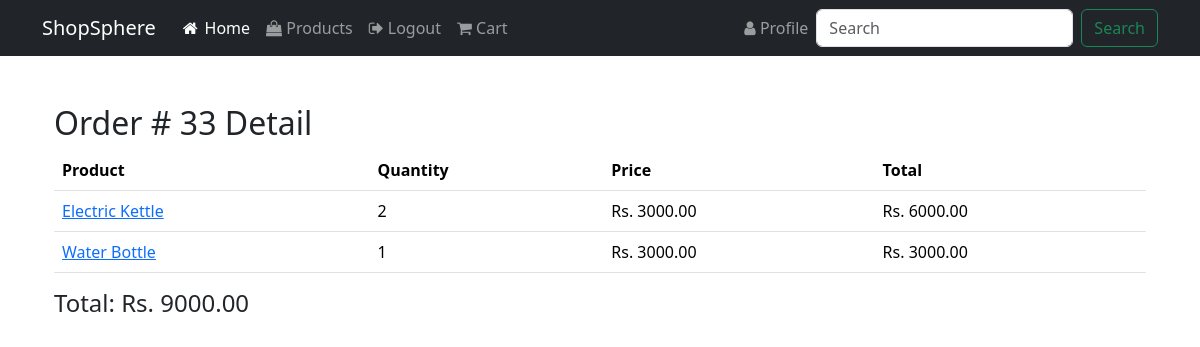
The page /order-detail/33 (signed in) on the database its author committed.
### users/models.py (models this page shows, shortened)
class Order(models.Model):
    user = models.ForeignKey(User, on_delete=models.CASCADE)
    order_date = models.DateTimeField(auto_now_add=True)
    total_price = models.DecimalField(max_digits=10, decimal_places=2)
    full_name = models.CharField(max_length=70)
    address = models.CharField(max_length=250)
    city = models.CharField(max_length=15)
    state = models.CharField(max_length=15)
    zipcode = models.CharField(max_length=10)
    country = models.CharField(max_length=20)

class OrderItem(models.Model):
    order = models.ForeignKey(Order, on_delete=models.CASCADE)
    product = models.ForeignKey(Product, on_delete=models.CASCADE)
    quantity = models.PositiveIntegerField()
    @property
    def total_price(self):
        return self.quantity * self.product.price

### products/models.py (models this page shows, shortened)
class Product(models.Model):
    name = models.CharField(max_length=100)
    description = models.TextField()
    price = models.DecimalField(max_digits=10, decimal_places=2)
    image = models.ImageField()
    stock = models.IntegerField(default=1)
    category = models.ForeignKey(Category, on_delete=models.CASCADE, default=1)

### users/views.py (the view)
# urls.py: path("order-detail/<int:order_id>", views.order_detail, name="order-detail"),
@login_required(login_url="/login")
def order_detail(request, order_id):
    order = Order.objects.get(id=order_id)
    return render(request, "users/order_detail.html", {"order": order})

### users/templates/users/order_detail.html (shortened to what this page needs)
{% extends 'layout.html' %}
{% block content %}
<div class="container mt-5">
    <h2>Order # {{ order.id }} Detail</h2>
    <table class="table table-hover">
        <thead>
            <tr>
                <th>Product</th>
                <th>Quantity</th>
                <th>Price</th>
                <th>Total</th>
            </tr>
        </thead>
        <tbody>
            {% for item in order.orderitem_set.all %}
            <tr>
                <td>
                    <a href="{% url 'products:detail' item.product.id %}" class="link-primary">
                        {{ item.product.name }}
                    </a>
                </td>
                <td>
                    {{ item.quantity }}
                </td>
                <td>Rs. {{ item.product.price }}</td>
                <td>Rs. {{ item.total_price }}</td>
            </tr>
            {% endfor %}
        </tbody>
    </table>
    <h4>Total: Rs. {{ order.total_price }}</h4>
</div>
{% endblock %}

### rows shown on the page
Order: id "33", total_price "9000.00"
OrderItem: product.name "Electric Kettle", quantity "2", product.price "3000.00", total_price "6000.00"
OrderItem: product.name "Water Bottle", quantity "1", product.price "3000.00", total_price "3000.00"
